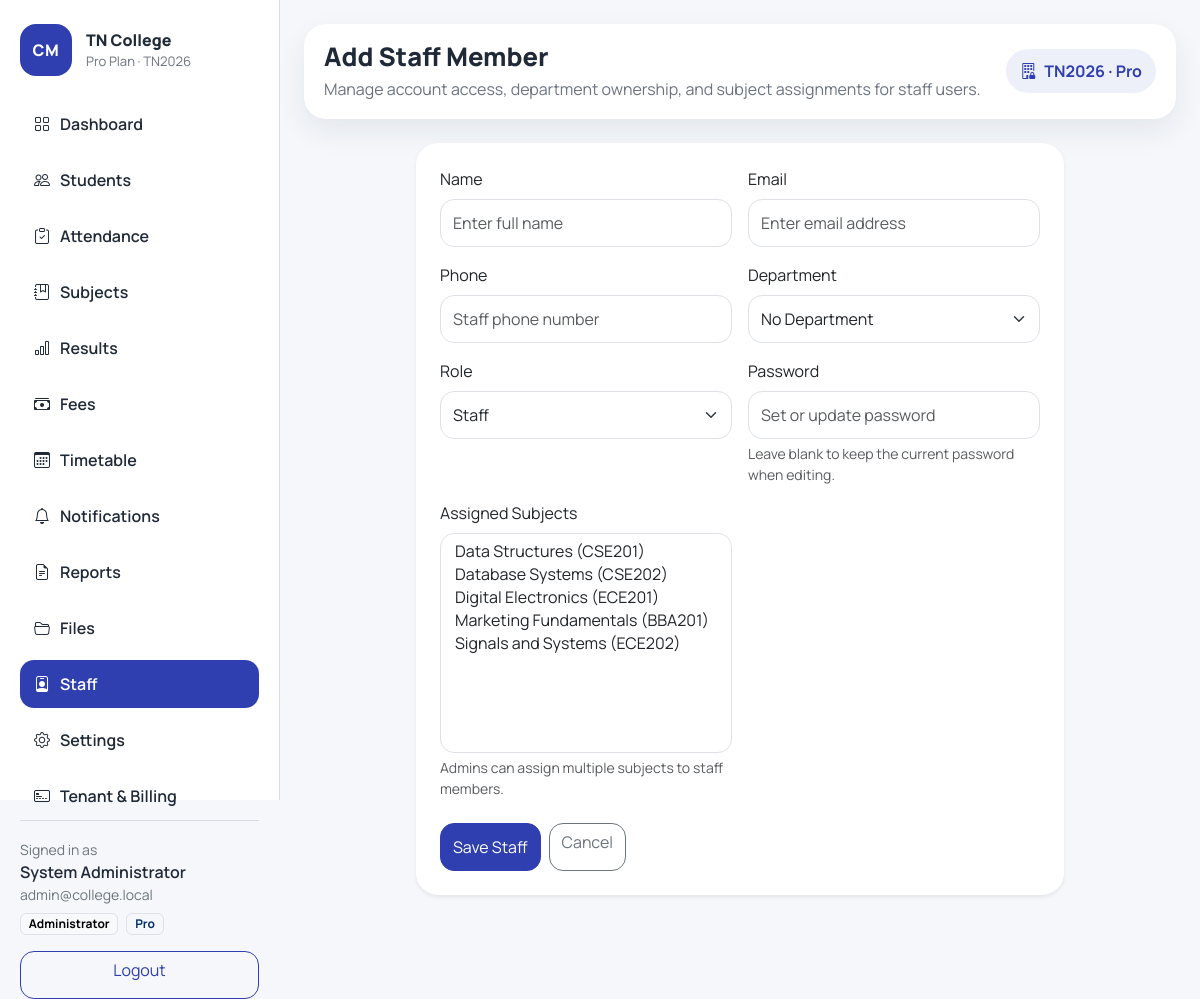
Page /staff/add (signed in) on the committed database.
### app/models.py (models this page shows, shortened)
class TimestampMixin:
    created_at = db.Column(db.DateTime, default=datetime.utcnow, nullable=False)
    updated_at = db.Column(
        db.DateTime,
        default=datetime.utcnow,
        onupdate=datetime.utcnow,
        nullable=False,
    )

class College(TimestampMixin, db.Model):
    __tablename__ = "colleges"
    id = db.Column(db.Integer, primary_key=True)
    name = db.Column(db.String(150), nullable=False)
    code = db.Column(db.String(30), unique=True, nullable=False)
    subdomain = db.Column(db.String(80), unique=True, nullable=True)
    contact_email = db.Column(db.String(120), nullable=True)
    contact_phone = db.Column(db.String(30), nullable=True)
    is_active = db.Column(db.Boolean, default=True, nullable=False)
    subscriptions = db.relationship(
        "CollegeSubscription",
        backref="college",
        lazy=True,
        cascade="all, delete-orphan",
    )
    departments = db.relationship("Department", backref="college", lazy=True)
    users = db.relationship("User", backref="college", lazy=True)
    students = db.relationship("Student", backref="college", lazy=True)
    subjects = db.relationship("Subject", backref="college", lazy=True)
    fee_categories = db.relationship("FeeCategory", backref="college", lazy=True)
    time_slots = db.relationship("TimeSlot", backref="college", lazy=True)
    timetable_entries = db.relationship("TimetableEntry", backref="college", lazy=True)
    notifications = db.relationship("NotificationLog", backref="college", lazy=True)
    uploaded_files = db.relationship("UploadedFile", backref="college", lazy=True)
    @property
    def current_subscription(self):
        return (
            CollegeSubscription.query.filter_by(college_id=self.id)
            .order_by(CollegeSubscription.created_at.desc())
            .first()
        )
    @property
    def active_plan(self):
        subscription = self.current_subscription
        return subscription.plan if subscription and subscription.plan else None

class SubscriptionPlan(TimestampMixin, db.Model):
    __tablename__ = "subscription_plans"
    id = db.Column(db.Integer, primary_key=True)
    name = db.Column(db.String(80), unique=True, nullable=False)
    code = db.Column(db.String(30), unique=True, nullable=False)
    monthly_price = db.Column(db.Float, default=0, nullable=False)
    features = db.Column(db.JSON, default=list, nullable=False)
    subscriptions = db.relationship("CollegeSubscription", backref="plan", lazy=True)

class User(UserMixin, TimestampMixin, db.Model):
    __tablename__ = "users"
    id = db.Column(db.Integer, primary_key=True)
    college_id = db.Column(db.Integer, db.ForeignKey("colleges.id"), nullable=True, index=True)
    username = db.Column(db.String(80), unique=True, nullable=False)
    email = db.Column(db.String(120), unique=True, nullable=False)
    full_name = db.Column(db.String(120), nullable=True)
    phone = db.Column(db.String(30), nullable=True)
    password_hash = db.Column(db.String(255), nullable=False)
    role = db.Column(db.String(20), default="admin", nullable=False)
    department_id = db.Column(db.Integer, db.ForeignKey("departments.id"), nullable=True)
    is_active_user = db.Column(db.Boolean, default=True, nullable=False)
    activities = db.relationship("ActivityLog", backref="actor", lazy=True)
    department = db.relationship("Department", backref="team_members", lazy=True)
    assigned_subjects = db.relationship(
        "Subject",
        secondary=staff_subject_assignments,
        back_populates="assigned_staff",
        lazy="subquery",
    )
    staff_timetable = db.relationship("TimetableEntry", backref="staff_member", lazy=True)
    uploaded_items = db.relationship("UploadedFile", backref="uploaded_by", lazy=True)
    @property
    def is_active(self):
        return self.is_active_user
    @property
    def display_name(self):
        return self.full_name or self.username

### app/blueprints/staff/routes.py (the view, shortened to what this page needs)
@staff_bp.route("/add", methods=["GET", "POST"])
@login_required
@admin_required
def add_staff():
    form = StaffForm()
    _hydrate_staff_form(form)
    current_college = get_current_college(current_user)
    if request.method == "POST":
        flash_form_errors(form)
    return render_template("staff/form.html", form=form, title="Add Staff Member")

### app/templates/staff/form.html (shortened to what this page needs)
{% extends "base.html" %}
{% block page_title %}{{ title }}{% endblock %}
{% block page_subtitle %}Manage account access, department ownership, and subject assignments for staff users.{% endblock %}
{% block content %}
<div class="row justify-content-center">
    <div class="col-12 col-xl-9">
        <div class="card border-0 shadow-sm">
            <div class="card-body p-4">
                <form method="post" novalidate>
                    <div class="row g-3">
                        <div class="col-12 col-md-6">{{ form.full_name.label(class="form-label") }}{{ form.full_name(class="form-control", placeholder="Enter full name") }}</div>
                        <div class="col-12 col-md-6">{{ form.email.label(class="form-label") }}{{ form.email(class="form-control", placeholder="Enter email address") }}</div>
                        <div class="col-12 col-md-6">{{ form.phone.label(class="form-label") }}{{ form.phone(class="form-control", placeholder="Staff phone number") }}</div>
                        <div class="col-12 col-md-6">{{ form.department_id.label(class="form-label") }}{{ form.department_id(class="form-select") }}</div>
                        <div class="col-12 col-md-6">{{ form.role.label(class="form-label") }}{{ form.role(class="form-select") }}</div>
                        <div class="col-12 col-md-6">{{ form.password.label(class="form-label") }}{{ form.password(class="form-control", placeholder="Set or update password") }}<div class="form-text">Leave blank to keep the current password when editing.</div></div>
                        <div class="col-12 col-md-6">{{ form.subject_ids.label(class="form-label") }}{{ form.subject_ids(class="form-select", size="8", multiple=true) }}<div class="form-text">Admins can assign multiple subjects to staff members.</div></div>
                    </div>
                    <div class="d-flex gap-2 mt-4">
                        {{ form.submit(class="btn btn-primary") }}
                        <a href="{{ url_for('staff.list_staff') }}" class="btn btn-outline-secondary">Cancel</a>
                    </div>
                </form>
            </div>
        </div>
    </div>
</div>
{% endblock %}

### app/templates/base.html (shortened to what this page needs)
{% macro nav_link(endpoint, label, icon, startswith=None) -%}
{% set active = request.endpoint == endpoint or (startswith and request.endpoint and request.endpoint.startswith(startswith)) %}
<a class="nav-link {% if active %}active{% endif %}" href="{{ url_for(endpoint) }}">
    <i class="bi bi-{{ icon }}"></i>
    <span>{{ label }}</span>
</a>
{%- endmacro %}
<!doctype html>
<html lang="en">
<head>
    <link href="https://cdn.jsdelivr.net/npm/bootstrap@5.3.3/dist/css/bootstrap.min.css" rel="stylesheet">
    <link href="https://cdn.jsdelivr.net/npm/bootstrap-icons@1.11.3/font/bootstrap-icons.css" rel="stylesheet">
    <link href="{{ url_for('static', filename='css/styles.css') }}" rel="stylesheet">
</head>
<body class="app-body">
{% if current_user.is_authenticated %}
<div class="app-shell">
    <aside class="sidebar d-none d-lg-flex flex-column">
        <div>
            <div class="brand-panel">
                <div class="brand-mark">CM</div>
                <div>
                    <div class="brand-title">{{ active_college.name if active_college else college_name }}</div>
                    <div class="brand-subtitle">
                        {{ active_plan.name if active_plan else "Starter" }} Plan
                        {% if active_college and active_college.code %}· {{ active_college.code }}{% endif %}
                    </div>
                </div>
            </div>
            <nav class="nav flex-column nav-pills sidebar-nav gap-2 mt-4">
                {% if current_user.role == "student" %}
                    {{ nav_link("portal.student_dashboard", "Student Portal", "person-workspace", "portal.") }}
                    {{ nav_link("portal.profile", "Profile", "person-circle") }}
                {% elif current_user.role == "parent" %}
                    {{ nav_link("portal.parent_dashboard", "Parent Portal", "people", "portal.") }}
                    {{ nav_link("portal.profile", "Profile", "person-circle") }}
                {% else %}
                    {{ nav_link("main.dashboard", "Dashboard", "grid", "main.") }}
                    {{ nav_link("students.list_students", "Students", "people", "students.") }}
                    {{ nav_link("attendance.manage_attendance", "Attendance", "clipboard-check", "attendance.") }}
                    {{ nav_link("subjects.list_subjects", "Subjects", "journal-bookmark", "subjects.") }}
                    {{ nav_link("results.manage_results", "Results", "bar-chart", "results.") }}
                    {% if "fee_management" in plan_features %}
                        {{ nav_link("fees.manage_fees", "Fees", "cash-stack", "fees.") }}
                    {% endif %}
                    {% if "timetable" in plan_features %}
                        {{ nav_link("timetable.manage_timetable", "Timetable", "calendar3", "timetable.") }}
                    {% endif %}
                    {% if "sms_notifications" in plan_features or "whatsapp_notifications" in plan_features %}
                        {{ nav_link("notifications.notification_center", "Notifications", "bell", "notifications.") }}
                    {% endif %}
                    {{ nav_link("reports.report_center", "Reports", "file-earmark-text", "reports.") }}
                    {% if "document_uploads" in plan_features or "event_gallery" in plan_features %}
                        {{ nav_link("files.file_center", "Files", "folder2-open", "files.") }}
                    {% endif %}
                    {% if current_user.role == "admin" %}
                        {{ nav_link("staff.list_staff", "Staff", "person-badge", "staff.") }}
                        {{ nav_link("settings.manage_settings", "Settings", "gear", "settings.") }}
                        {{ nav_link("saas.tenant_center", "Tenant & Billing", "credit-card-2-front", "saas.") }}
                    {% endif %}
                {% endif %}
            </nav>
        </div>
        <div class="sidebar-footer">
            <div class="small text-secondary">Signed in as</div>
            <div class="fw-semibold">{{ current_user.display_name }}</div>
            <div class="small text-secondary">{{ current_user.email }}</div>
            <div class="d-flex gap-2 mt-2 flex-wrap">
                <span class="badge text-bg-light border">{{ role_labels.get(current_user.role, current_user.role|title) }}</span>
                {% if active_plan %}
                <span class="badge text-bg-primary-subtle border text-primary-emphasis">{{ active_plan.name }}</span>
                {% endif %}
            </div>
            <a href="{{ url_for('auth.logout') }}" class="btn btn-outline-primary w-100 mt-3">Logout</a>
        </div>
    </aside>
    <main class="content-area">
        <header class="topbar d-flex justify-content-between align-items-center">
            <div class="d-flex align-items-center gap-3">
                <div>
                    <h1 class="page-title mb-1">{% block page_title %}Dashboard{% endblock %}</h1>
                    <p class="page-subtitle mb-0">{% block page_subtitle %}Manage your college operations from one place.{% endblock %}</p>
                </div>
            </div>
            <div class="topbar-pill d-none d-md-inline-flex">
                <i class="bi bi-building-lock"></i>
                {% if active_college and active_college.code %}{{ active_college.code }}{% endif %}
                {% if active_plan %}· {{ active_plan.name }}{% endif %}
            </div>
        </header>
        {% block content %}{% endblock %}
    </main>
</div>
{% endif %}
</body>
</html>

### rows in the picture
College: name "TN College", code "TN2026"
SubscriptionPlan: name "Pro"
User: display_name "System Administrator", email "admin@college.local", get "Administrator"

### other values in the picture
{{ label }} "Dashboard Students Attendance Subjects Results Fees Timetable Notifications Reports Files Staff Settings Tenant & Billing"
{{ title }} "Add Staff Member"
